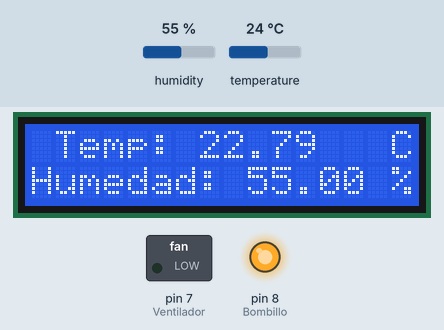
Bench run of a sketch on a simulated Arduino Uno, built with avr-gcc and run on an emulated ATmega328P. On the bench: 16×2 character LCD, switched loads named in the sketch (green lamp = pin HIGH), output pins drawn as LEDs (lit = HIGH). The inputs (shaded band) are chosen by the test bench; at power-on: humidity 55 %, temperature 24 °C. What the sketch prints to the serial monitor is not drawn.

Above: at 3.2 s.
3.3 s: humidity set to 83 %
At 4.8 s:
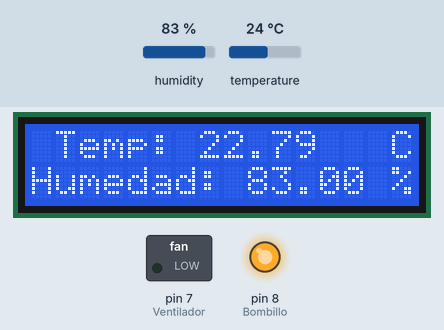
6.0 s: humidity set to 86 %
At 7.4 s:
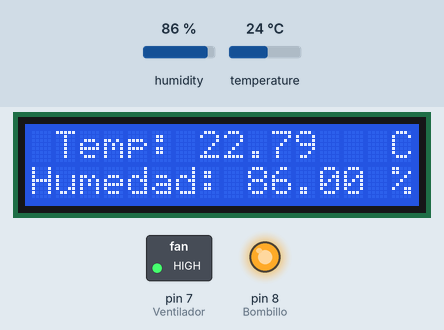
8.7 s: temperature set to 38 °C
At 11.4 s:
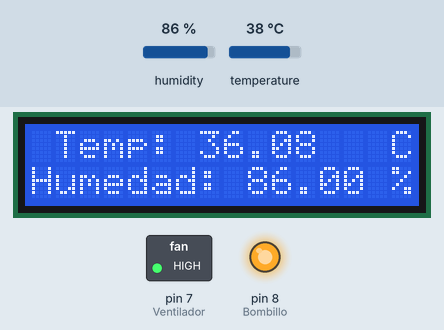
11.7 s: temperature set to 41 °C
At 12.9 s:
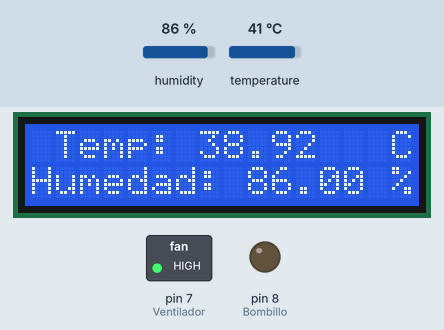
Timing chart, 0 to 14.7 s (numbered marks = the images above; inputs shaded):
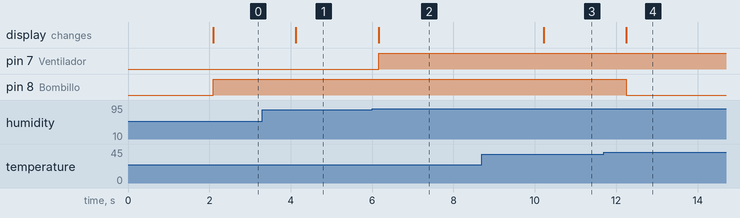

The sketch:

Incubadora.ino
```cpp
// importando las libreias:
#include <LiquidCrystal.h>
#include "DHT.h"
// inicializar la biblioteca asociando cualquier pin de interfaz LCD necesario
// con el número de pin arduino al que está conectado
const int rs = 12, en = 11, d4 = 5, d5 = 4, d6 = 3, d7 = 2;
LiquidCrystal lcd(rs, en, d4, d5, d6, d7);

#define DHTPIN A2   //a que pin estamos conectados
#define Ventilador 7
#define Bombillo 8
#define DHTTYPE DHT11   // DHT 22  (AM2302)

// Conecte el pin 1 (a la izquierda) del sensor a + 5V
// Conecte el pin 2 del sensor a DHTPIN
// Conecte el pin 4 (a la derecha) del sensor a TIERRA
// Conecte una resistencia de 1K desde el pin 2 (datos) al pin 1 (potencia) del sensor


DHT dht(DHTPIN, DHTTYPE);
void setup() {
  pinMode(Ventilador, OUTPUT);
  pinMode(Bombillo, OUTPUT);
  // Configura el número de columnas y filas de la LCD:
  lcd.begin(16, 2);
  // Imprime el mensaje al monitor serial.
  Serial.begin(9600);
  lcd.setCursor(1, 0);
  lcd.println("Iniciando      ");
  lcd.setCursor(0, 1);
  lcd.println("      incubadora");
  delay(2000);
  lcd.clear();
  dht.begin();
}

void loop() {

  float h = dht.readHumidity();
  // Factor de calibrado
  float t = dht.readTemperature() * 0.949382716;


  // Verifica si las devoluciones son válidas, si son NaN (no un número) algo salió mal
  if (isnan(t) || isnan(h)) {
    lcd.clear();
    lcd.setCursor(1, 0);
    lcd.println(" Fallo en la   ");
    lcd.setCursor(0, 1);
    lcd.println("    lectora.    ");
    delay(2000);

  } else {
    lcd.setCursor(0, 1);
    lcd.print("Humedad: ");
    lcd.print(h);

    Serial.print("Humedad: ");
    Serial.print(h);

    lcd.print(" %\t");
    lcd.setCursor(1, 0);
    lcd.print("Temp: ");
    lcd.println(t);

    Serial.print("Temp: ");
    Serial.println(t);
    lcd.println(" C  ");
    //manejo del ventilador (5 v)

    if (h >= 85 || t >=37.9)
    {
      digitalWrite(Ventilador, HIGH);
    } else
    {
      digitalWrite(Ventilador, LOW);
    }
    //Manejo del bombillo(25 w 120 v @60 Hz) mediante un relevador
    if (t <= 37.6)
    {
      digitalWrite(Bombillo, HIGH);
    } else
    {
      digitalWrite(Bombillo, LOW);
    }
    delay(2000);

  }
}
```

Measured:
- the behaviour switches between 84 and 85 % on humidity (found by bisection; images 1 and 2)
- the behaviour switches between 39 and 40 °C on temperature (found by bisection; images 3 and 4)
- after the input at 3.3 s, the display: changes after 0.83 s (image 1)
- after the input at 6.0 s, pin 7 (Ventilador): LOW → HIGH after 0.16 s; the display: changes after 0.16 s (image 2)
- after the input at 8.7 s, the display: changes after 1.5 s (image 3)
- after the input at 11.7 s, pin 8 (Bombillo): HIGH → LOW after 0.55 s; the display: changes after 0.55 s (image 4)
